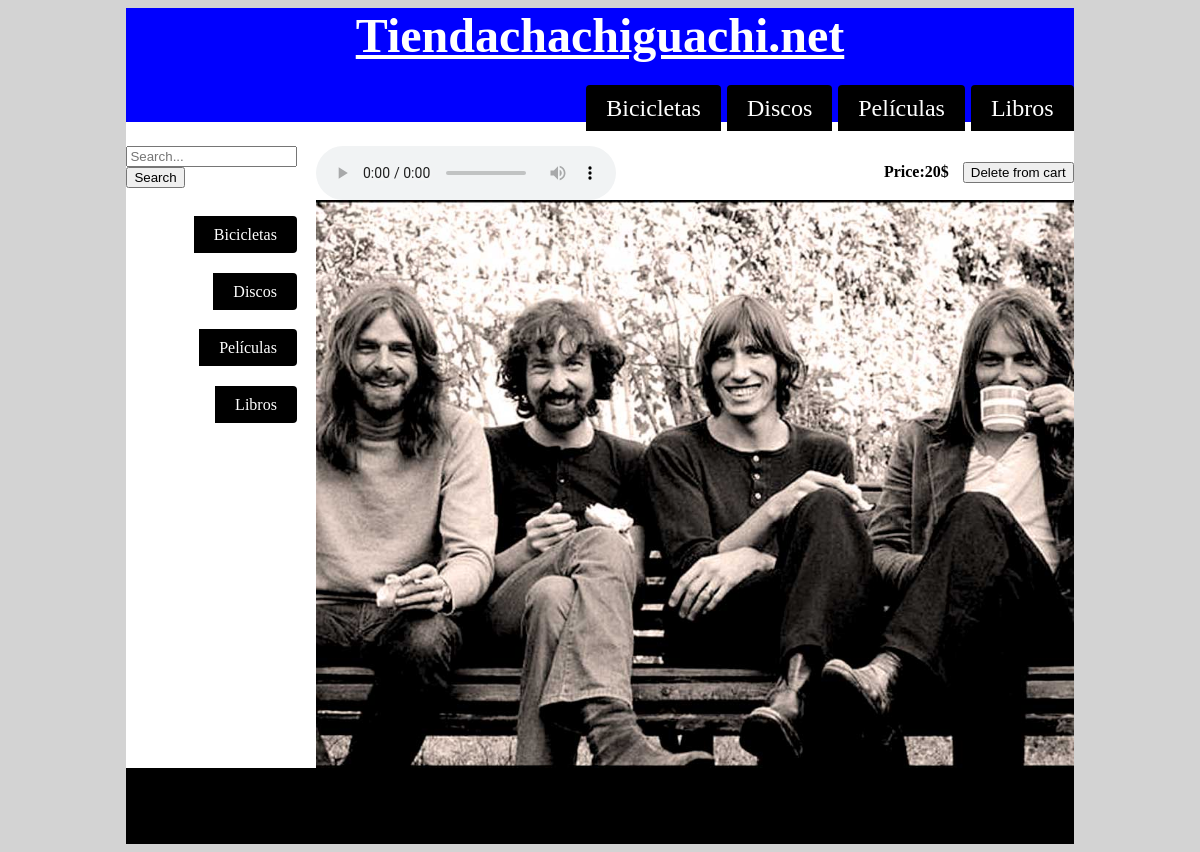
The app's page /shop/disks/pinkfloyd/ with its own data.
### shop/models.py (models this page shows, shortened)
@python_2_unicode_compatible
class Genre(models.Model):
    id = models.CharField(primary_key=True, max_length= 200)
    text = models.CharField(max_length=200)
    imgsrc = models.ImageField(upload_to="media/shop/genre/Images", blank="True", default="static/shop/images/nodisp.jpg")
    audiosrc = models.FileField(upload_to="media/shop/genre/Audio", blank="True")
    pub_date = models.DateTimeField('date published')

@python_2_unicode_compatible
class Item(models.Model):
    genre = models.ForeignKey(Genre, on_delete=models.CASCADE)
    id = models.CharField(primary_key=True, max_length= 200)
    text = models.CharField(max_length=200)
    price = models.IntegerField()
    inCart = models.BooleanField(default=False)
    imgsrc = models.ImageField(upload_to="media/shop/item/Images", blank="True", default="static/shop/images/nodisp.jpg")
    detailImgsrc = models.ImageField(upload_to="media/shop/item/detail/Images", blank="True")
    audiosrc = models.FileField(upload_to="media/shop/item/detail/Audio", blank="True")
    videosrc = models.FileField(upload_to="media/shop/item/detail/Video", blank="True")
    pub_date = models.DateTimeField('date published')

### shop/views.py (the view)
# urls.py: url(r'^(?P<genre_id>\w+)/(?P<item_id>\w+)/$', views.itemView, name='item'),
def itemView(request, genre_id, item_id):
    genre_list = Genre.objects.order_by('pub_date')[:4]
    item = get_object_or_404(Item, id=item_id)
    context = {'genre_list': genre_list, 'item': item}
    return render(request, 'shop/detail.html', context)

### shop/templates/shop/detail.html
{% extends "shop/base.html" %}
{% load staticfiles %}
{% block aside %}
	<ul id="options">
		{% for genre in genre_list %}
		<li><a href="{% url 'shop:genre' genre.id %}"> {{ genre.text }} </a></li>
		{% endfor %}
	</ul>
{% endblock %}
{% block optional %}
{% if item.audiosrc %}
    <audio controls autoplay>
        <source src="{{item.audiosrc.url}}" type="audio/mpeg">
    </audio>
{% endif %}
    <div id="price">
        <p><strong>Price:{{item.price}}$</strong>
            <a href="{% url 'shop:cart' item.id %}">
                <button style="margin-left:10px">
                    {% if item.inCart %}
                        Delete from cart
                    {% else %}
                        Add to cart
                    {% endif %}
                </button>
            </a>
        </p>
    </div>
{% endblock %}
{% block section %}
{% if item.videosrc %}
    <video id="final" autoplay controls>
        <source src="{{ item.videosrc.url }}" type="video/mp4">
    </video>
{% elif item.detailImgsrc %}
    <img id="final" src="{{ item.detailImgsrc.url }}" alt="missing image">
{% else %}
   <img id="final" src="{{ item.imgsrc.url }}" alt="missing image">
{% endif %}
{% endblock %}

### shop/templates/shop/base.html (shortened to what this page needs)
{% load staticfiles %}
<html lang="es">
	<head>
		<link rel="stylesheet" type="text/css" href="{% static 'shop/shopStyle.css' %}">
	</head>
	<body>
		<div id="page">
			<header>
				<h1><a href="{% url 'shop:index' %}">Tiendachachiguachi.net</a></h1>
				<div id = "divmenu">
					<ul id="menu">
						{% for genre in genre_list %}
						<li><a href="{% url 'shop:genre' genre.id %}">{{ genre.text }}</a></li>
						{% endfor %}
					</ul>
				</div>
			</header>
			<aside>
				<form action="{% url 'shop:search' %}" method="get">
					<input id="searchbox" type="text" name="searchbox" placeholder="Search..."><br>
					<input type="submit" value="Search">
				</form>
				{% block aside %}
                {% endblock %}
			</aside>
                {% block optional %}
                {% endblock %}
			<section>
				{% block section %}
                {% endblock %}
			</section>
			<footer>
			</footer>
		</div>
	</body>
</html>

### shop/static/shop/shopStyle.css (style rules this page uses)
body { background-color: lightgray; }
h1 { text-align: center; }
h1 a { color: white; }
#page { display: block; margin: auto; width: 80%; background-color: white; padding: 0; }
header { background-color: blue; color: white; font-size: 150%; }
audio { margin-left: 2%; }
#searchbox { width: 100%; }
#price { float:right }
section { padding: 0; width: 80%; margin: 0; display: block; clear: none; float: right; }
aside { float: left; display: block; width: 18%; clear: none; }
footer { background-color: black; height: 2cm; clear: both; }
ul { padding: 0; text-align: right; clear: none; }
ul li { height: 1.5cm; }
ul#menu li { display: inline; }
ul li a { background-color: black; color: white; padding: 10px 20px; text-decoration: none; text-align: center; }
ul#menu li a { border-radius: 4px 4px 0 0; }
ul#options { margin-top: 1cm; }
ul#options li { display: block; }
ul#options li a { border-radius: 0 4px 4px 0; }
#final { width: 100%; }

### records on screen
Genre: text "Bicicletas"
Genre: text "Discos"
Genre: text "Películas"
Genre: text "Libros"
Item: price "20", detailImgsrc (picture)
